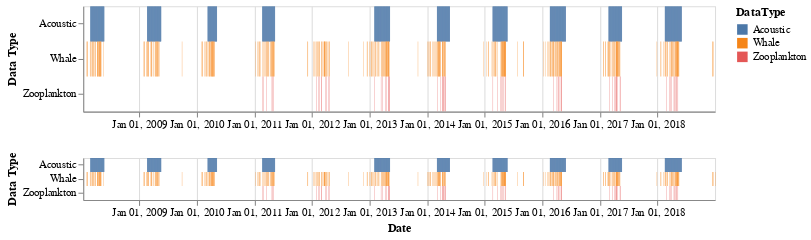

This figure's notebook cell:
### Code cell
# interactivity
interval = alt.selection(type='interval', encodings=['x']) 
hover = alt.selection_single(on='mouseover', nearest=True, empty='none')

# chart chunks
timeline_base = alt.Chart(concat_overlap).mark_rect().encode(
    y = alt.Y('DataType:O', axis=alt.Axis(title='Data Type')),
    color = 'DataType:N'
).properties(
    width = 600
)

timeline_overview = timeline_base.encode(
    x = alt.X(
        'Date:T', 
        timeUnit = 'yearmonthdate', 
        axis = alt.Axis(title='Date')
    )
).add_selection( # adding interactivity
    interval
).properties(
    height = 40
)

timeline_detail = timeline_base.encode(
    x = alt.X(
        'Date:T', 
        timeUnit='yearmonthdate',
        axis = alt.Axis(title=''),
        scale = alt.Scale(domain=interval) # using the interactive selection to show X range
    )
).properties(
    height = 100
)


# display chart
alt.vconcat(timeline_detail, timeline_overview)

### Figure 1 — Vega-Lite specification as saved in the notebook (floating-point values rounded to 4 significant figures; data arrays with more than 128 entries replaced by an {"elided": "..."} marker saying what was removed)
{"config": {"view": {"continuousWidth": 400, "continuousHeight": 300}}, "vconcat": [{"mark": "rect", "encoding": {"color": {"type": "nominal", "field": "DataType"}, "x": {"type": "temporal", "axis": {"title": ""}, "field": "Date", "scale": {"domain": {"selection": "selector006"}}, "timeUnit": "yearmonthdate"}, "y": {"type": "ordinal", "axis": {"title": "Data Type"}, "field": "DataType"}}, "height": 100, "width": 600}, {"mark": "rect", "encoding": {"color": {"type": "nominal", "field": "DataType"}, "x": {"type": "temporal", "axis": {"title": "Date"}, "field": "Date", "timeUnit": "yearmonthdate"}, "y": {"type": "ordinal", "axis": {"title": "Data Type"}, "field": "DataType"}}, "height": 40, "selection": {"selector006": {"type": "interval", "encodings": ["x"]}}, "width": 600}], "data": {"name": "data-2337a06326208113066e47c64b6cf96d"}, "$schema": "https://vega.github.io/schema/vega-lite/v4.8.1.json", "datasets": {"data-2337a06326208113066e47c64b6cf96d": {"elided": "1317 records"}}}
